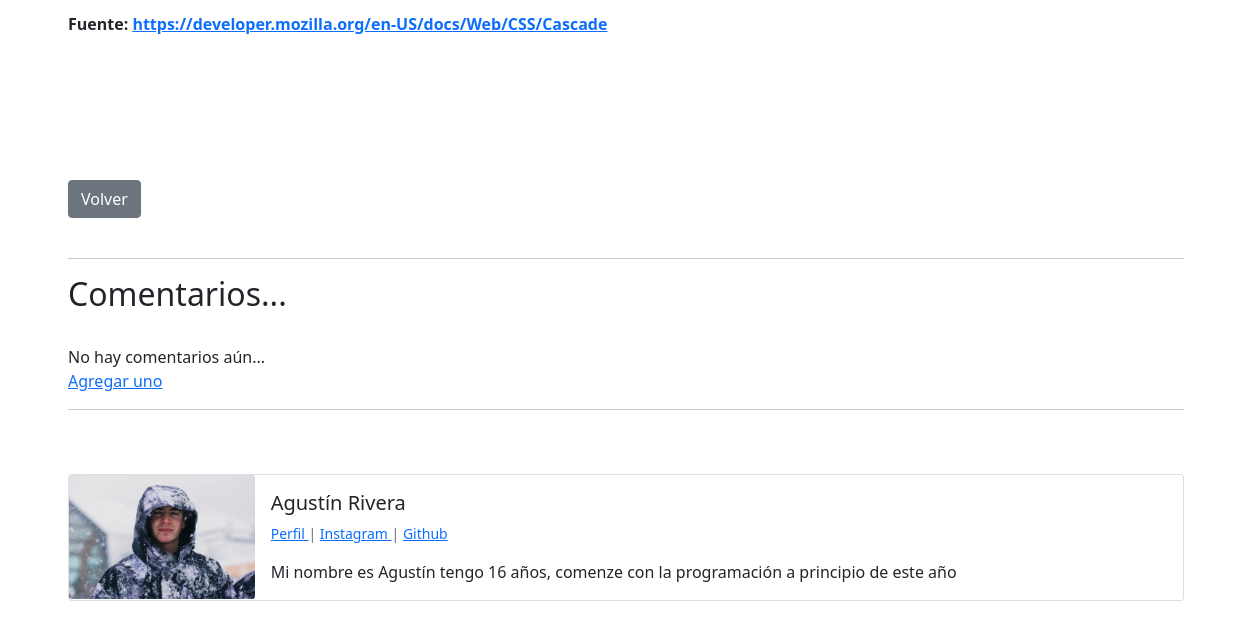
Before: /post/10/ (lower part) with the older database file.
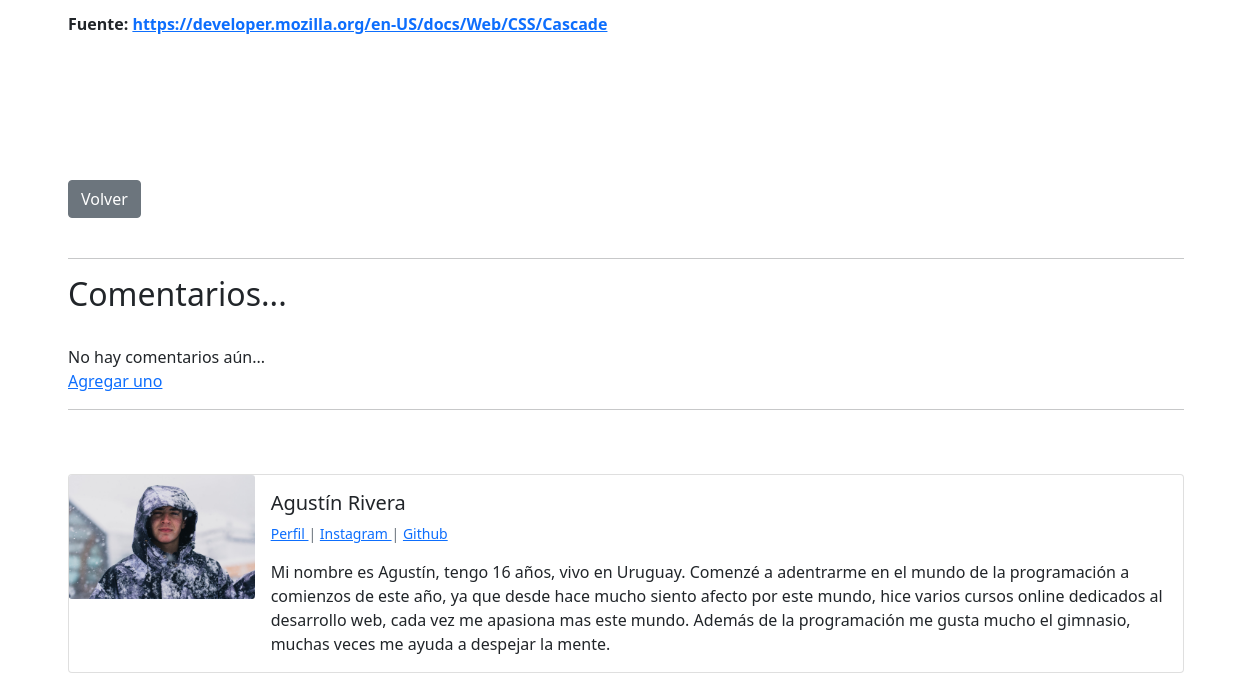
After: the same page with the newer database file.
### appblog/models.py (models this page shows, shortened)
class Post(models.Model):
    titulo = models.CharField(max_length=60)
    imagen_cabezera = models.ImageField(null=True, blank=True, upload_to="imagenes/")
    titulo_tag = models.CharField(max_length=60)
    autor = models.ForeignKey(User, on_delete=models.CASCADE)
    cuerpo = RichTextField(blank=True, null=True)
    fecha = models.DateField(auto_now_add=True)
    descripcion = models.CharField(max_length=100, default='click en el link para leer mas')

class Perfil(models.Model):
    user = models.OneToOneField(User, null=True, on_delete=models.CASCADE)
    bio = models.TextField()
    perfil_imagen = models.ImageField(null=True, blank=True, upload_to="imagenes/perfil/")
    Instagram_url = models.CharField(max_length=255, null=True, blank=True)
    github_url =  models.CharField(max_length=255, null=True, blank=True)
    fb_url = models.CharField(max_length=255, null=True, blank=True)
    web_url =  models.CharField(max_length=255, null=True, blank=True)
    Twitter_url = models.CharField(max_length=255, null=True, blank=True)

### appblog/views.py (the view)
# urls.py: path('post/<pk>/', PostDetail.as_view(), name="detalle-post"),
class PostDetail(DetailView):
   model = Post
   template_name = 'appblog/detail_post.html'

### appblog/templates/appblog/detail_post.html (shortened to what this page needs)
{% extends 'appblog/base.html' %}
{% block contenido %}
    <br/>
    <br/>
    <br/><br/>
    {{ object.cuerpo|safe }}
<br/><br/>
<a href="{% url 'inicio' %}" class="btn btn-secondary"> Volver </a>
<br/><br/>
<hr>
<h2> Comentarios...</h2>
{% if not post.comments.all %}
<br>
    No hay comentarios aún...
    <br>
    <a href="#" >Agregar uno</a>
<hr>
<br>
{% endif %}
<br>
    <div class="card mb-3" >
    <div class="row g-0">
        <div class="col-md-2">
{% if object.autor.perfil.perfil_imagen %}
    <img src="{{ object.autor.perfil.perfil_imagen.url }}" class="card-img"   >
{% else %}
    <img src="https://180dc.org/wp-content/uploads/2016/08/default-profile.png" class="card-img" >
{% endif %}
        </div>
        <div class="col-md-10">
        <div class="card-body">
            <h5 class="card-title">
                {{ object.autor.first_name}}
                {{object.autor.last_name}}
            </h5>
        <p class= "small text-muted">
            <a href="{% url 'show_profile' object.autor.perfil.id %}"> Perfil </a> |
            {% if object.autor.perfil.Instagram_url %}
                <a href="{{ object.autor.perfil.Instagram_url }}">Instagram </a> |
            {% endif %}
            {% if object.autor.perfil.github_url %}
                <a href="{{ object.autor.perfil.github_url }}">Github </a>
            {% endif %}
            </p>
            <p class="card-text">{{ object.autor.perfil.bio }}</p>
        </div>
        </div>
    </div>
    </div>
{% endblock %}

Changed rows visible on the page:
changed through a linked row, Post "Fuente: https://developer.mozilla.org/en-US/docs/Web/CSS/Cascade": autor.perfil.bio "Mi nombre es Agustín tengo 16 años, comenze con la programación a principio de este año" → "Mi nombre es Agustín, tengo 16 años, vivo en Uruguay. Comenzé a adentrarme en el mundo de la programación a comienzos de este año, ya que desde hace mucho siento afecto por este mundo, hice varios cursos online dedicados al desarrollo web, cada vez me apasiona mas este mundo. Además de la programación me gusta mucho el gimnasio, muchas veces me ayuda a despejar la mente."
